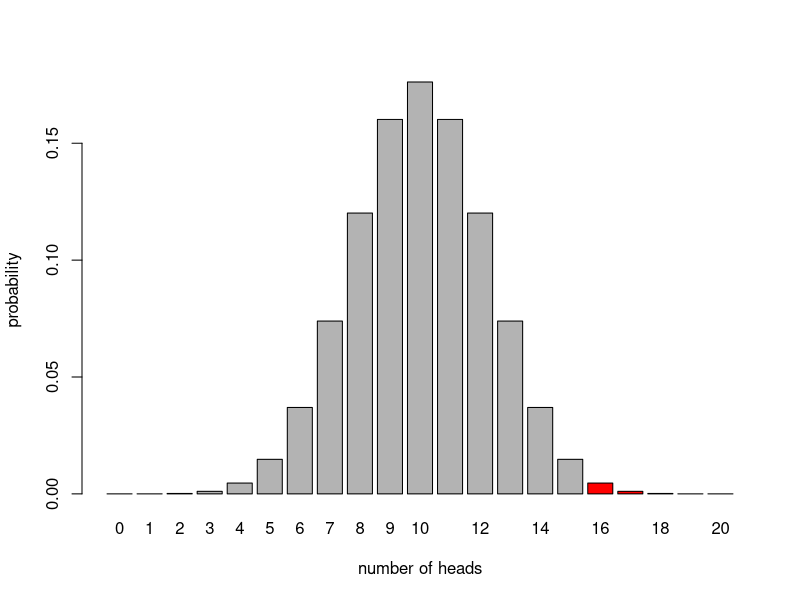
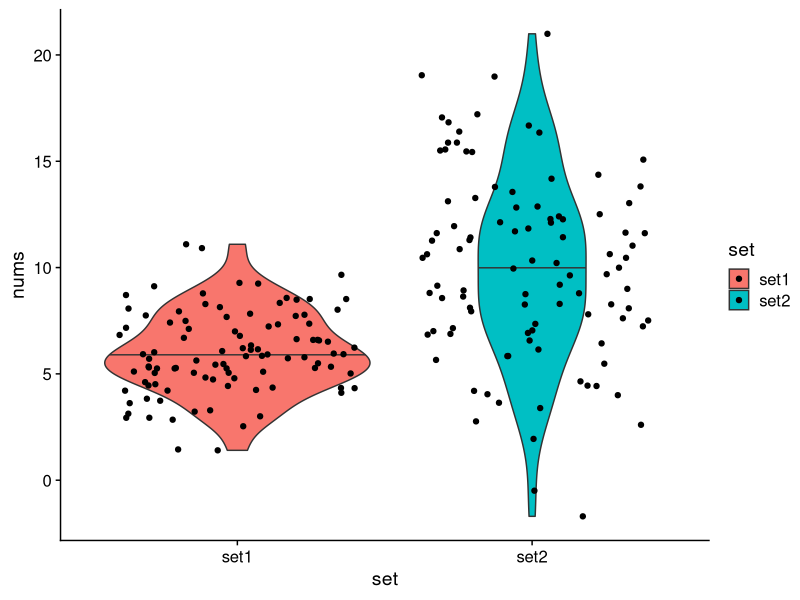

Write R code to recreate these figures, in order.
## ---- chunk 1
knitr::opts_chunk$set(echo = FALSE)
library(tidyverse)
library(cowplot)
## ---- chunk 2
data = dbinom(0:20, 20, 0.5)
names(data) = 0:20

barplot(data, col = ifelse(0:20 >= 16, 'red', 'grey70'), xlab = "number of heads", ylab = "probability")
## ---- chunk 3
set1 = rnorm(100, mean = 6, sd = 2)
set2 = rnorm(100, mean = 10, sd = 5)

data = data.frame(nums = c(set1, set2), set = c(rep('set1', 100), rep('set2', 100)))

ggplot(data, aes(y = nums, x = set, fill = set)) + 
  geom_violin(draw_quantiles = 0.5) + 
  geom_jitter() + 
  theme_cowplot()
